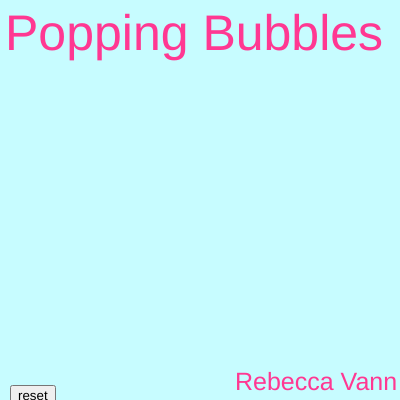
Frame 1 (no input)
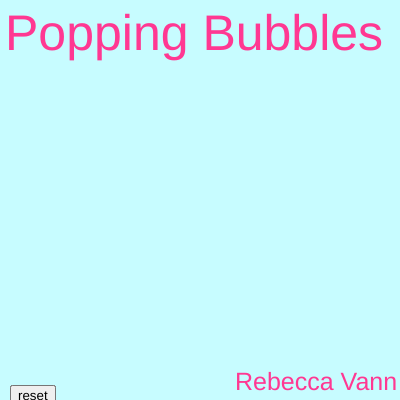
Frame 60 (no input)
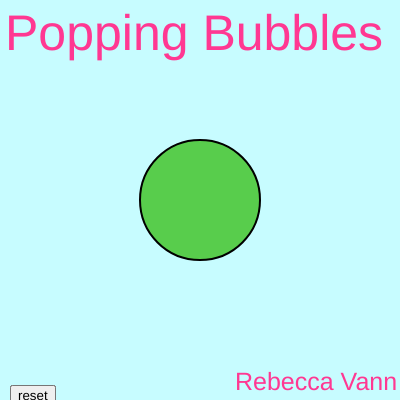
Frame 120 (the mouse pressed at the canvas centre since frame 60)

The p5.js sketch that drew these frames (run headless with seeded random() and noise() and a simulated clock; from frame 60 on, the mouse is pressed at the canvas centre):

// p5.js sketch
// ── sketch.js
var circleFilling = false;
var circleSize = 0;
var circleColor;
var size = 25
var speedX = 2.5;
var speedY= 1.6;
var x;
var y;


const circles = [];

function setup() {
  createCanvas(400, 400);
  circleColor = color(random(255), random(255), random(255));
  strokeWeight(2);

  ;

}

function draw() {
  background(199, 252, 255);

  fill(255, 56, 146);
  textSize(size);
  text("Rebecca Vann",235,390 );
  textSize(size*2);
  text("Popping Bubbles",5,50);
  x = width/2;
  y = height/2;
  button = createButton("reset");
  button.position(10, 385);
  button.mousePressed(resetGame);


  if (circleFilling) {
    circleSize += 2;

    const overlappingCircle = getOverlappingCircle();
    if(overlappingCircle){
      circleFilling = false;
      circles.splice(circles.indexOf(overlappingCircle), 1);
    }



    fill(circleColor);
    circle(mouseX, mouseY, circleSize);
  }


  for (const c of circles) {
    c.draw();
  }
}

function resetGame(){
y=0;
x=0;
circle=0;{return c;}


}

function getOverlappingCircle() {
  for(const c of circles){
    if(dist(c.x, c.y, mouseX, mouseY) <
      circleSize / 2 + c.size / 2 + 2){
      return c;
    }
  }

  return undefined;
}

function isOffScreen(){
  return mouseX < circleSize / 2 ||
         mouseX > width - circleSize / 2 ||
         mouseY < circleSize / 2 ||
         mouseY > height - circleSize / 2;
}


function mousePressed() {
  circleSize = 0;
  circleColor = color(random(255), random(255), random(255));
  circleFilling = true;
}

function mouseReleased() {
  if (circleFilling) {
    circles.push(new Circle(mouseX, mouseY, circleSize, circleColor));
  }
  circleFilling = false;
}



class Circle {

  constructor(x, y, size, color) {
    this.x = x;
    this.y = y;
    this.size = size;
    this.color = color;
  }

  draw() {

    fill(this.color);
    circle(this.x, this.y, this.size);

  x = x + random(-speedX, speedX);
 y = y + random(-speedY, speedY);
 ellipse(x, y, 20, 20)

  }

}
